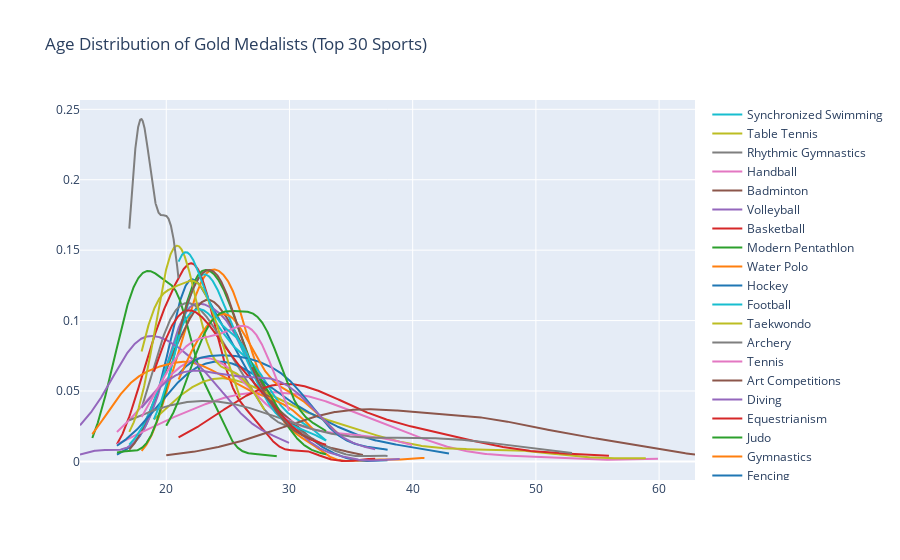

Here is the notebook cell this chart was saved with:
### Code cell
fig = ff.create_distplot(val, sport_names, show_hist=False, show_rug=False)
fig.update_layout(title_text='Age Distribution of Gold Medalists (Top 30 Sports)')
fig.show()

### Figure 1 — Plotly figure (JSON) as saved in the notebook; plotly's stock layout.template omitted (floating-point values rounded to 4 significant figures; data arrays with more than 128 entries replaced by an {"elided": "..."} marker saying what was removed)
{"data": [{"legendgroup": "Athletics", "marker": {"color": "rgb(31, 119, 180)"}, "mode": "lines", "name": "Athletics", "showlegend": true, "type": "scatter", "x": {"elided": "500 float values"}, "xaxis": "x", "y": {"elided": "500 float values"}, "yaxis": "y"}, {"legendgroup": "Wrestling", "marker": {"color": "rgb(255, 127, 14)"}, "mode": "lines", "name": "Wrestling", "showlegend": true, "type": "scatter", "x": {"elided": "500 float values"}, "xaxis": "x", "y": {"elided": "500 float values"}, "yaxis": "y"}, {"legendgroup": "Swimming", "marker": {"color": "rgb(44, 160, 44)"}, "mode": "lines", "name": "Swimming", "showlegend": true, "type": "scatter", "x": {"elided": "500 float values"}, "xaxis": "x", "y": {"elided": "500 float values"}, "yaxis": "y"}, {"legendgroup": "Boxing", "marker": {"color": "rgb(214, 39, 40)"}, "mode": "lines", "name": "Boxing", "showlegend": true, "type": "scatter", "x": {"elided": "500 float values"}, "xaxis": "x", "y": {"elided": "500 float values"}, "yaxis": "y"}, {"legendgroup": "Rowing", "marker": {"color": "rgb(148, 103, 189)"}, "mode": "lines", "name": "Rowing", "showlegend": true, "type": "scatter", "x": {"elided": "500 float values"}, "xaxis": "x", "y": {"elided": "500 float values"}, "yaxis": "y"}, {"legendgroup": "Weightlifting", "marker": {"color": "rgb(140, 86, 75)"}, "mode": "lines", "name": "Weightlifting", "showlegend": true, "type": "scatter", "x": {"elided": "500 float values"}, "xaxis": "x", "y": {"elided": "500 float values"}, "yaxis": "y"}, {"legendgroup": "Shooting", "marker": {"color": "rgb(227, 119, 194)"}, "mode": "lines", "name": "Shooting", "showlegend": true, "type": "scatter", "x": {"elided": "500 float values"}, "xaxis": "x", "y": {"elided": "500 float values"}, "yaxis": "y"}, {"legendgroup": "Cycling", "marker": {"color": "rgb(127, 127, 127)"}, "mode": "lines", "name": "Cycling", "showlegend": true, "type": "scatter", "x": {"elided": "500 float values"}, "xaxis": "x", "y": {"elided": "500 float values"}, "yaxis": "y"}, {"legendgroup": "Sailing", "marker": {"color": "rgb(188, 189, 34)"}, "mode": "lines", "name": "Sailing", "showlegend": true, "type": "scatter", "x": {"elided": "500 float values"}, "xaxis": "x", "y": {"elided": "500 float values"}, "yaxis": "y"}, {"legendgroup": "Canoeing", "marker": {"color": "rgb(23, 190, 207)"}, "mode": "lines", "name": "Canoeing", "showlegend": true, "type": "scatter", "x": {"elided": "500 float values"}, "xaxis": "x", "y": {"elided": "500 float values"}, "yaxis": "y"}, {"legendgroup": "Fencing", "marker": {"color": "rgb(31, 119, 180)"}, "mode": "lines", "name": "Fencing", "showlegend": true, "type": "scatter", "x": {"elided": "500 float values"}, "xaxis": "x", "y": {"elided": "500 float values"}, "yaxis": "y"}, {"legendgroup": "Gymnastics", "marker": {"color": "rgb(255, 127, 14)"}, "mode": "lines", "name": "Gymnastics", "showlegend": true, "type": "scatter", "x": {"elided": "500 float values"}, "xaxis": "x", "y": {"elided": "500 float values"}, "yaxis": "y"}, {"legendgroup": "Judo", "marker": {"color": "rgb(44, 160, 44)"}, "mode": "lines", "name": "Judo", "showlegend": true, "type": "scatter", "x": {"elided": "500 float values"}, "xaxis": "x", "y": {"elided": "500 float values"}, "yaxis": "y"}, {"legendgroup": "Equestrianism", "marker": {"color": "rgb(214, 39, 40)"}, "mode": "lines", "name": "Equestrianism", "showlegend": true, "type": "scatter", "x": {"elided": "500 float values"}, "xaxis": "x", "y": {"elided": "500 float values"}, "yaxis": "y"}, {"legendgroup": "Diving", "marker": {"color": "rgb(148, 103, 189)"}, "mode": "lines", "name": "Diving", "showlegend": true, "type": "scatter", "x": {"elided": "500 float values"}, "xaxis": "x", "y": {"elided": "500 float values"}, "yaxis": "y"}, {"legendgroup": "Art Competitions", "marker": {"color": "rgb(140, 86, 75)"}, "mode": "lines", "name": "Art Competitions", "showlegend": true, "type": "scatter", "x": {"elided": "500 float values"}, "xaxis": "x", "y": {"elided": "500 float values"}, "yaxis": "y"}, {"legendgroup": "Tennis", "marker": {"color": "rgb(227, 119, 194)"}, "mode": "lines", "name": "Tennis", "showlegend": true, "type": "scatter", "x": {"elided": "500 float values"}, "xaxis": "x", "y": {"elided": "500 float values"}, "yaxis": "y"}, {"legendgroup": "Archery", "marker": {"color": "rgb(127, 127, 127)"}, "mode": "lines", "name": "Archery", "showlegend": true, "type": "scatter", "x": {"elided": "500 float values"}, "xaxis": "x", "y": {"elided": "500 float values"}, "yaxis": "y"}, {"legendgroup": "Taekwondo", "marker": {"color": "rgb(188, 189, 34)"}, "mode": "lines", "name": "Taekwondo", "showlegend": true, "type": "scatter", "x": {"elided": "500 float values"}, "xaxis": "x", "y": {"elided": "500 float values"}, "yaxis": "y"}, {"legendgroup": "Football", "marker": {"color": "rgb(23, 190, 207)"}, "mode": "lines", "name": "Football", "showlegend": true, "type": "scatter", "x": {"elided": "500 float values"}, "xaxis": "x", "y": {"elided": "500 float values"}, "yaxis": "y"}, {"legendgroup": "Hockey", "marker": {"color": "rgb(31, 119, 180)"}, "mode": "lines", "name": "Hockey", "showlegend": true, "type": "scatter", "x": {"elided": "500 float values"}, "xaxis": "x", "y": {"elided": "500 float values"}, "yaxis": "y"}, {"legendgroup": "Water Polo", "marker": {"color": "rgb(255, 127, 14)"}, "mode": "lines", "name": "Water Polo", "showlegend": true, "type": "scatter", "x": {"elided": "500 float values"}, "xaxis": "x", "y": {"elided": "500 float values"}, "yaxis": "y"}, {"legendgroup": "Modern Pentathlon", "marker": {"color": "rgb(44, 160, 44)"}, "mode": "lines", "name": "Modern Pentathlon", "showlegend": true, "type": "scatter", "x": {"elided": "500 float values"}, "xaxis": "x", "y": {"elided": "500 float values"}, "yaxis": "y"}, {"legendgroup": "Basketball", "marker": {"color": "rgb(214, 39, 40)"}, "mode": "lines", "name": "Basketball", "showlegend": true, "type": "scatter", "x": {"elided": "500 float values"}, "xaxis": "x", "y": {"elided": "500 float values"}, "yaxis": "y"}, {"legendgroup": "Volleyball", "marker": {"color": "rgb(148, 103, 189)"}, "mode": "lines", "name": "Volleyball", "showlegend": true, "type": "scatter", "x": {"elided": "500 float values"}, "xaxis": "x", "y": {"elided": "500 float values"}, "yaxis": "y"}, {"legendgroup": "Badminton", "marker": {"color": "rgb(140, 86, 75)"}, "mode": "lines", "name": "Badminton", "showlegend": true, "type": "scatter", "x": {"elided": "500 float values"}, "xaxis": "x", "y": {"elided": "500 float values"}, "yaxis": "y"}, {"legendgroup": "Handball", "marker": {"color": "rgb(227, 119, 194)"}, "mode": "lines", "name": "Handball", "showlegend": true, "type": "scatter", "x": {"elided": "500 float values"}, "xaxis": "x", "y": {"elided": "500 float values"}, "yaxis": "y"}, {"legendgroup": "Rhythmic Gymnastics", "marker": {"color": "rgb(127, 127, 127)"}, "mode": "lines", "name": "Rhythmic Gymnastics", "showlegend": true, "type": "scatter", "x": {"elided": "500 float values"}, "xaxis": "x", "y": {"elided": "500 float values"}, "yaxis": "y"}, {"legendgroup": "Table Tennis", "marker": {"color": "rgb(188, 189, 34)"}, "mode": "lines", "name": "Table Tennis", "showlegend": true, "type": "scatter", "x": {"elided": "500 float values"}, "xaxis": "x", "y": {"elided": "500 float values"}, "yaxis": "y"}, {"legendgroup": "Synchronized Swimming", "marker": {"color": "rgb(23, 190, 207)"}, "mode": "lines", "name": "Synchronized Swimming", "showlegend": true, "type": "scatter", "x": {"elided": "500 float values"}, "xaxis": "x", "y": {"elided": "500 float values"}, "yaxis": "y"}], "layout": {"barmode": "overlay", "hovermode": "closest", "legend": {"traceorder": "reversed"}, "title": {"text": "Age Distribution of Gold Medalists (Top 30 Sports)"}, "xaxis": {"anchor": "y2", "domain": [0, 1], "zeroline": false}, "yaxis": {"anchor": "free", "domain": [0, 1], "position": 0}}}
